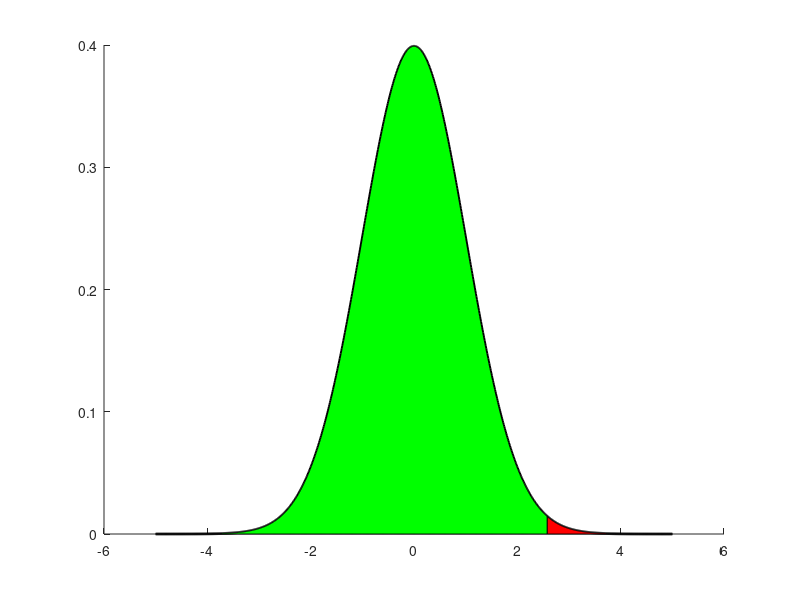

Write the MATLAB code that produced this figure. (Note: this script raises an error after producing the figure.)
% plotfigs.m
x = -5:0.01:5;
y = normpdf(x);
x1 = 2.58:0.01:5;
y1 = normpdf(x1);
x2 = -5:0.01:2.58;
y2 = normpdf(x2);
figure
ax = subplot(1,1,1);
hold on
plot(ax,x,y,'k-', 'linewidth', 2)
patch([x2 fliplr(x2)], [zeros(size(x2)) fliplr(y2)], 'g')
patch([x1 fliplr(x1)], [zeros(size(x1)) fliplr(y1)], 'r')
xline(2.58)
xlabel('$\mu-\bar{X}$','interpreter','latex')
ylabel('$\mathcal{N}\left(\mu; \bar{X}, {\sigma}^2\right)$','interpreter','latex')
grid on